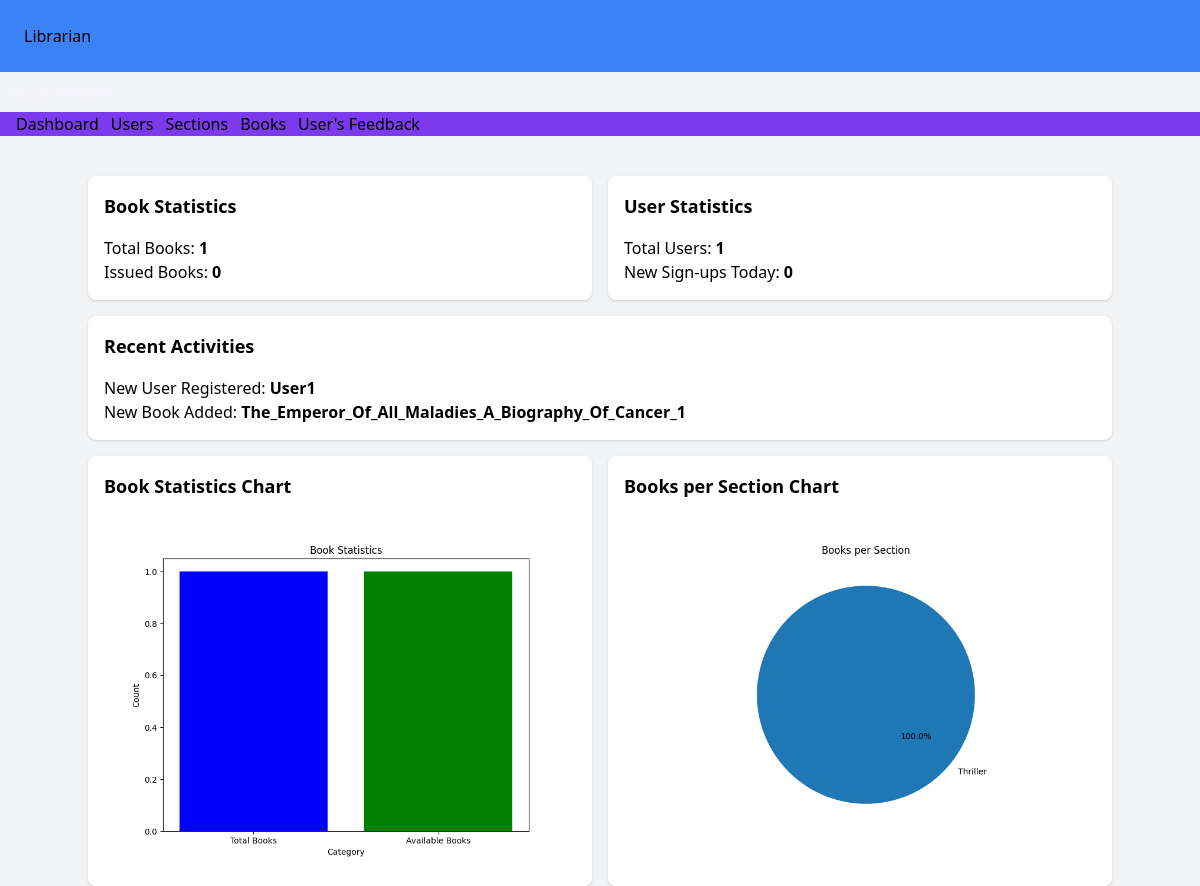
The page /admin on the database its author committed.
### modal.py (models this page shows)
class User(db.Model):
    id = db.Column(db.Integer, primary_key=True)
    username = db.Column(db.String(50), unique=True, nullable=False)
    email = db.Column(db.String(100), unique=True, nullable=False)
    password = db.Column(db.String(100), nullable=False)
    profile = db.Column(db.String(200))
    token = db.Column(db.Integer, default=5)

class Book(db.Model):
    id = db.Column(db.Integer, primary_key=True)
    name = db.Column(db.String(200), nullable=False)
    content = db.Column(db.Text)
    author = db.Column(db.String(100), nullable=False)
    date_issued = db.Column(db.Date,nullable=True)
    profile = db.Column(db.String(200))
    return_date = db.Column(db.Date,nullable=True)
    availability = db.Column(db.Integer, default=1)
    section_id = db.Column(db.Integer, db.ForeignKey('section.id'), nullable=False)
    section = db.relationship('Section', backref=db.backref('books', lazy=True))

### app.py (the view)
@app.route('/admin',methods=["GET","POST"])
def Admin():
    book=Book.query.all()
    ubook=UserBook.query.all()
    u=User.query.all()
    l=[]
    for i in u:
        l.append(i.id)
    g=[]
    for i in book:
        g.append(i.id)
    maxi2=max(g)
    maxi=max(l)
    use=User.query.filter_by(id=maxi).first()
    use2=Book.query.filter_by(id=maxi2).first()
    return render_template('/admin/admin_home.html',book=book,ubook=ubook,use=use,use2=use2,user=u)

### templates/admin/admin_home.html (shortened to what this page needs)
<!DOCTYPE html>
<html lang="en">
<head>
    <link href="https://cdn.jsdelivr.net/npm/tailwindcss@2.2.19/dist/tailwind.min.css" rel="stylesheet">
</head>
<body class="bg-gray-100">
    {% include '/admin/header.html' %}
    <div class="container mx-auto mt-10">
        <div class="grid grid-cols-2 gap-4">
            <div class="bg-white p-4 rounded-lg shadow">
                <h2 class="text-lg font-semibold mb-4">Book Statistics</h2>
                <p>Total Books: <span class="font-bold">{{ book|length }}</span></p>
                <p>Issued Books: <span class="font-bold">{{ ubook|length }}</span></p>
            </div>
            <div class="bg-white p-4 rounded-lg shadow">
                <h2 class="text-lg font-semibold mb-4">User Statistics</h2>
                <p>Total Users: <span class="font-bold">{{ user|length }}</span></p>
                <p>New Sign-ups Today: <span class="font-bold">0</span></p>
            </div>
            <div class="bg-white p-4 rounded-lg shadow col-span-2">
                <h2 class="text-lg font-semibold mb-4">Recent Activities</h2>
                <ul>
                    <li>New User Registered: <span class="font-bold">{{ use.username }}</span></li>
                    <li>New Book Added: <span class="font-bold">{{ use2.name }}</span></li>
                </ul>
            </div>
            <div class="bg-white p-4 rounded-lg shadow">
                <h2 class="text-lg font-semibold mb-4">Book Statistics Chart</h2>
                <img src="{{ url_for('admin_dashboard') }}" alt="Book Statistics Chart">
            </div>
            <div class="bg-white p-4 rounded-lg shadow">
                <h2 class="text-lg font-semibold mb-4">Books per Section Chart</h2>
                <img src="{{ url_for('admin_dash') }}" alt="Books per Section Chart">
            </div>
        </div>
    </div>
</body>
</html>

### rows shown on the page
User: username "User1"
Book: name "The_Emperor_Of_All_Maladies_A_Biography_Of_Cancer_1"

### other values the page prints
{{ book|length }} "1"
{{ ubook|length }} "0"
{{ user|length }} "1"
